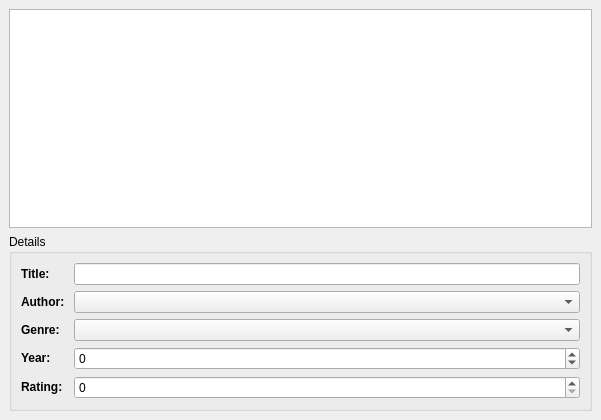
<?xml version="1.0" encoding="UTF-8"?>
<ui version="4.0">
 <class>BookWindow</class>
 <widget class="QMainWindow" name="BookWindow">
  <property name="geometry">
   <rect>
    <x>0</x>
    <y>0</y>
    <width>601</width>
    <height>420</height>
   </rect>
  </property>
  <property name="windowTitle">
   <string>Books</string>
  </property>
  <widget class="QWidget" name="centralWidget">
   <layout class="QGridLayout" name="gridLayout">
    <item row="0" column="0">
     <widget class="QTableView" name="bookTable">
      <property name="selectionBehavior">
       <enum>QAbstractItemView::SelectRows</enum>
      </property>
     </widget>
    </item>
    <item row="1" column="0">
     <widget class="QGroupBox" name="groupBox_2">
      <property name="title">
       <string>Details</string>
      </property>
      <layout class="QFormLayout">
       <item row="0" column="0">
        <widget class="QLabel" name="label_5">
         <property name="text">
          <string>&lt;b&gt;Title:&lt;/b&gt;</string>
         </property>
        </widget>
       </item>
       <item row="0" column="1">
        <widget class="QLineEdit" name="titleEdit">
         <property name="enabled">
          <bool>true</bool>
         </property>
        </widget>
       </item>
       <item row="1" column="0">
        <widget class="QLabel" name="label_2">
         <property name="text">
          <string>&lt;b&gt;Author: &lt;/b&gt;</string>
         </property>
        </widget>
       </item>
       <item row="1" column="1">
        <widget class="QComboBox" name="authorEdit">
         <property name="enabled">
          <bool>true</bool>
         </property>
        </widget>
       </item>
       <item row="2" column="0">
        <widget class="QLabel" name="label_3">
         <property name="text">
          <string>&lt;b&gt;Genre:&lt;/b&gt;</string>
         </property>
        </widget>
       </item>
       <item row="2" column="1">
        <widget class="QComboBox" name="genreEdit">
         <property name="enabled">
          <bool>true</bool>
         </property>
        </widget>
       </item>
       <item row="3" column="0">
        <widget class="QLabel" name="label_4">
         <property name="text">
          <string>&lt;b&gt;Year:&lt;/b&gt;</string>
         </property>
        </widget>
       </item>
       <item row="3" column="1">
        <widget class="QSpinBox" name="yearEdit">
         <property name="enabled">
          <bool>true</bool>
         </property>
         <property name="prefix">
          <string/>
         </property>
         <property name="minimum">
          <number>-1000</number>
         </property>
         <property name="maximum">
          <number>2100</number>
         </property>
        </widget>
       </item>
       <item row="4" column="0">
        <widget class="QLabel" name="label">
         <property name="text">
          <string>&lt;b&gt;Rating:&lt;/b&gt;</string>
         </property>
        </widget>
       </item>
       <item row="4" column="1">
        <widget class="QSpinBox" name="ratingEdit">
         <property name="maximum">
          <number>5</number>
         </property>
        </widget>
       </item>
      </layout>
     </widget>
    </item>
   </layout>
  </widget>
 </widget>
 <resources/>
 <connections/>
</ui>
